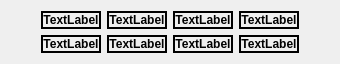
<?xml version="1.0" encoding="UTF-8"?>
<ui version="4.0">
 <class>Form</class>
 <widget class="QWidget" name="Form">
  <property name="geometry">
   <rect>
    <x>0</x>
    <y>0</y>
    <width>340</width>
    <height>56</height>
   </rect>
  </property>
  <property name="windowTitle">
   <string>Form</string>
  </property>
  <layout class="QHBoxLayout" name="horizontalLayout">
   <item>
    <spacer name="horizontalSpacer">
     <property name="orientation">
      <enum>Qt::Horizontal</enum>
     </property>
     <property name="sizeHint" stdset="0">
      <size>
       <width>40</width>
       <height>20</height>
      </size>
     </property>
    </spacer>
   </item>
   <item>
    <layout class="QGridLayout" name="gridLayout">
     <item row="0" column="0">
      <widget class="QLabel" name="label_pol_1">
       <property name="styleSheet">
        <string notr="true">border: 2px solid black;
font-weight: bold;</string>
       </property>
       <property name="frameShape">
        <enum>QFrame::StyledPanel</enum>
       </property>
       <property name="frameShadow">
        <enum>QFrame::Sunken</enum>
       </property>
       <property name="lineWidth">
        <number>2</number>
       </property>
       <property name="text">
        <string>TextLabel</string>
       </property>
       <property name="alignment">
        <set>Qt::AlignCenter</set>
       </property>
      </widget>
     </item>
     <item row="0" column="1">
      <widget class="QLabel" name="label_pol_2">
       <property name="styleSheet">
        <string notr="true">border: 2px solid black;
font-weight: bold;</string>
       </property>
       <property name="frameShape">
        <enum>QFrame::StyledPanel</enum>
       </property>
       <property name="frameShadow">
        <enum>QFrame::Sunken</enum>
       </property>
       <property name="lineWidth">
        <number>2</number>
       </property>
       <property name="text">
        <string>TextLabel</string>
       </property>
       <property name="alignment">
        <set>Qt::AlignCenter</set>
       </property>
      </widget>
     </item>
     <item row="0" column="2">
      <widget class="QLabel" name="label_pol_3">
       <property name="styleSheet">
        <string notr="true">border: 2px solid black;
font-weight: bold;</string>
       </property>
       <property name="frameShape">
        <enum>QFrame::StyledPanel</enum>
       </property>
       <property name="frameShadow">
        <enum>QFrame::Sunken</enum>
       </property>
       <property name="lineWidth">
        <number>2</number>
       </property>
       <property name="text">
        <string>TextLabel</string>
       </property>
       <property name="alignment">
        <set>Qt::AlignCenter</set>
       </property>
      </widget>
     </item>
     <item row="0" column="3">
      <widget class="QLabel" name="label_pol_4">
       <property name="styleSheet">
        <string notr="true">border: 2px solid black;
font-weight: bold;</string>
       </property>
       <property name="frameShape">
        <enum>QFrame::StyledPanel</enum>
       </property>
       <property name="frameShadow">
        <enum>QFrame::Sunken</enum>
       </property>
       <property name="lineWidth">
        <number>2</number>
       </property>
       <property name="text">
        <string>TextLabel</string>
       </property>
       <property name="alignment">
        <set>Qt::AlignCenter</set>
       </property>
      </widget>
     </item>
     <item row="1" column="0">
      <widget class="QLabel" name="label_val_1">
       <property name="styleSheet">
        <string notr="true">border: 2px solid black;
font-weight: bold;</string>
       </property>
       <property name="frameShape">
        <enum>QFrame::StyledPanel</enum>
       </property>
       <property name="frameShadow">
        <enum>QFrame::Sunken</enum>
       </property>
       <property name="lineWidth">
        <number>2</number>
       </property>
       <property name="text">
        <string>TextLabel</string>
       </property>
       <property name="alignment">
        <set>Qt::AlignCenter</set>
       </property>
      </widget>
     </item>
     <item row="1" column="1">
      <widget class="QLabel" name="label_val_2">
       <property name="styleSheet">
        <string notr="true">border: 2px solid black;
font-weight: bold;</string>
       </property>
       <property name="frameShape">
        <enum>QFrame::StyledPanel</enum>
       </property>
       <property name="frameShadow">
        <enum>QFrame::Sunken</enum>
       </property>
       <property name="lineWidth">
        <number>2</number>
       </property>
       <property name="text">
        <string>TextLabel</string>
       </property>
       <property name="alignment">
        <set>Qt::AlignCenter</set>
       </property>
      </widget>
     </item>
     <item row="1" column="2">
      <widget class="QLabel" name="label_val_3">
       <property name="styleSheet">
        <string notr="true">border: 2px solid black;
font-weight: bold;</string>
       </property>
       <property name="frameShape">
        <enum>QFrame::StyledPanel</enum>
       </property>
       <property name="frameShadow">
        <enum>QFrame::Sunken</enum>
       </property>
       <property name="lineWidth">
        <number>2</number>
       </property>
       <property name="text">
        <string>TextLabel</string>
       </property>
       <property name="alignment">
        <set>Qt::AlignCenter</set>
       </property>
      </widget>
     </item>
     <item row="1" column="3">
      <widget class="QLabel" name="label_val_4">
       <property name="styleSheet">
        <string notr="true">border: 2px solid black;
font-weight: bold;</string>
       </property>
       <property name="frameShape">
        <enum>QFrame::StyledPanel</enum>
       </property>
       <property name="frameShadow">
        <enum>QFrame::Sunken</enum>
       </property>
       <property name="lineWidth">
        <number>2</number>
       </property>
       <property name="text">
        <string>TextLabel</string>
       </property>
       <property name="alignment">
        <set>Qt::AlignCenter</set>
       </property>
      </widget>
     </item>
    </layout>
   </item>
   <item>
    <spacer name="horizontalSpacer_2">
     <property name="orientation">
      <enum>Qt::Horizontal</enum>
     </property>
     <property name="sizeHint" stdset="0">
      <size>
       <width>40</width>
       <height>20</height>
      </size>
     </property>
    </spacer>
   </item>
  </layout>
 </widget>
 <resources/>
 <connections/>
</ui>
